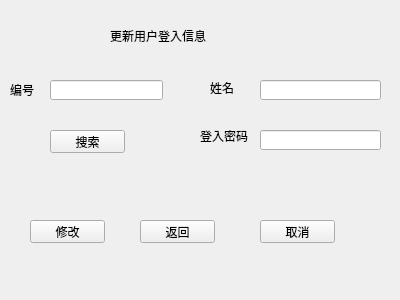
<?xml version="1.0" encoding="UTF-8"?>
<ui version="4.0">
 <class>updatelogin</class>
 <widget class="QWidget" name="updatelogin">
  <property name="geometry">
   <rect>
    <x>0</x>
    <y>0</y>
    <width>400</width>
    <height>300</height>
   </rect>
  </property>
  <property name="windowTitle">
   <string>Form</string>
  </property>
  <widget class="QLabel" name="label">
   <property name="geometry">
    <rect>
     <x>150</x>
     <y>20</y>
     <width>54</width>
     <height>12</height>
    </rect>
   </property>
   <property name="text">
    <string/>
   </property>
  </widget>
  <widget class="QLabel" name="label_2">
   <property name="geometry">
    <rect>
     <x>10</x>
     <y>80</y>
     <width>41</width>
     <height>20</height>
    </rect>
   </property>
   <property name="text">
    <string>编号</string>
   </property>
  </widget>
  <widget class="QLabel" name="label_3">
   <property name="geometry">
    <rect>
     <x>210</x>
     <y>80</y>
     <width>31</width>
     <height>16</height>
    </rect>
   </property>
   <property name="text">
    <string>姓名</string>
   </property>
  </widget>
  <widget class="QLabel" name="label_4">
   <property name="geometry">
    <rect>
     <x>200</x>
     <y>130</y>
     <width>54</width>
     <height>12</height>
    </rect>
   </property>
   <property name="text">
    <string>登入密码</string>
   </property>
  </widget>
  <widget class="QLineEdit" name="login_update_IDlineEdit">
   <property name="geometry">
    <rect>
     <x>50</x>
     <y>80</y>
     <width>113</width>
     <height>20</height>
    </rect>
   </property>
  </widget>
  <widget class="QLineEdit" name="login_updatenamelineEdit">
   <property name="geometry">
    <rect>
     <x>260</x>
     <y>80</y>
     <width>121</width>
     <height>20</height>
    </rect>
   </property>
  </widget>
  <widget class="QPushButton" name="login_update_queryButton">
   <property name="geometry">
    <rect>
     <x>50</x>
     <y>130</y>
     <width>75</width>
     <height>23</height>
    </rect>
   </property>
   <property name="text">
    <string>搜索</string>
   </property>
  </widget>
  <widget class="QLineEdit" name="update_loginpasswordlineEdit">
   <property name="geometry">
    <rect>
     <x>260</x>
     <y>130</y>
     <width>121</width>
     <height>20</height>
    </rect>
   </property>
  </widget>
  <widget class="QPushButton" name="login_updatepushButton">
   <property name="geometry">
    <rect>
     <x>30</x>
     <y>220</y>
     <width>75</width>
     <height>23</height>
    </rect>
   </property>
   <property name="text">
    <string>修改</string>
   </property>
  </widget>
  <widget class="QPushButton" name="loginupdatebackButton">
   <property name="geometry">
    <rect>
     <x>140</x>
     <y>220</y>
     <width>75</width>
     <height>23</height>
    </rect>
   </property>
   <property name="text">
    <string>返回</string>
   </property>
  </widget>
  <widget class="QPushButton" name="login_update_cancelButton">
   <property name="geometry">
    <rect>
     <x>260</x>
     <y>220</y>
     <width>75</width>
     <height>23</height>
    </rect>
   </property>
   <property name="text">
    <string>取消</string>
   </property>
  </widget>
  <widget class="QLabel" name="label_5">
   <property name="geometry">
    <rect>
     <x>150</x>
     <y>20</y>
     <width>54</width>
     <height>12</height>
    </rect>
   </property>
   <property name="text">
    <string/>
   </property>
  </widget>
  <widget class="QLabel" name="label_6">
   <property name="geometry">
    <rect>
     <x>110</x>
     <y>20</y>
     <width>221</width>
     <height>31</height>
    </rect>
   </property>
   <property name="styleSheet">
    <string notr="true">font: 18pt &quot;Arial&quot;;</string>
   </property>
   <property name="text">
    <string>更新用户登入信息</string>
   </property>
  </widget>
 </widget>
 <resources/>
 <connections/>
</ui>
